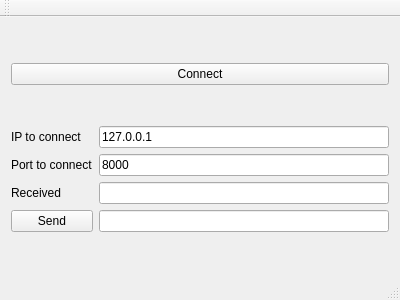
<?xml version="1.0" encoding="UTF-8"?>
<ui version="4.0">
 <class>MainWindow</class>
 <widget class="QMainWindow" name="MainWindow">
  <property name="geometry">
   <rect>
    <x>0</x>
    <y>0</y>
    <width>400</width>
    <height>300</height>
   </rect>
  </property>
  <property name="windowTitle">
   <string>MainWindow</string>
  </property>
  <widget class="QWidget" name="centralWidget">
   <layout class="QVBoxLayout" name="verticalLayout">
    <item>
     <widget class="QPushButton" name="pushButtonConnect">
      <property name="text">
       <string>Connect</string>
      </property>
     </widget>
    </item>
    <item>
     <layout class="QGridLayout" name="gridLayout">
      <item row="0" column="0">
       <widget class="QLabel" name="label">
        <property name="text">
         <string>IP to connect</string>
        </property>
       </widget>
      </item>
      <item row="0" column="1">
       <widget class="QLineEdit" name="lineEditIp">
        <property name="text">
         <string>127.0.0.1</string>
        </property>
       </widget>
      </item>
      <item row="1" column="0">
       <widget class="QLabel" name="label_2">
        <property name="text">
         <string>Port to connect</string>
        </property>
       </widget>
      </item>
      <item row="1" column="1">
       <widget class="QLineEdit" name="lineEditPort">
        <property name="text">
         <string>8000</string>
        </property>
       </widget>
      </item>
      <item row="2" column="0">
       <widget class="QLabel" name="label_3">
        <property name="text">
         <string>Received</string>
        </property>
       </widget>
      </item>
      <item row="3" column="0">
       <widget class="QPushButton" name="pushButtonSend">
        <property name="text">
         <string>Send</string>
        </property>
       </widget>
      </item>
      <item row="3" column="1">
       <widget class="QLineEdit" name="lineEditSend"/>
      </item>
      <item row="2" column="1">
       <widget class="QLineEdit" name="lineEditReceived"/>
      </item>
     </layout>
    </item>
   </layout>
  </widget>
  <widget class="QMenuBar" name="menuBar">
   <property name="geometry">
    <rect>
     <x>0</x>
     <y>0</y>
     <width>400</width>
     <height>22</height>
    </rect>
   </property>
  </widget>
  <widget class="QToolBar" name="mainToolBar">
   <attribute name="toolBarArea">
    <enum>TopToolBarArea</enum>
   </attribute>
   <attribute name="toolBarBreak">
    <bool>false</bool>
   </attribute>
  </widget>
  <widget class="QStatusBar" name="statusBar"/>
 </widget>
 <layoutdefault spacing="6" margin="11"/>
 <resources/>
 <connections/>
</ui>
